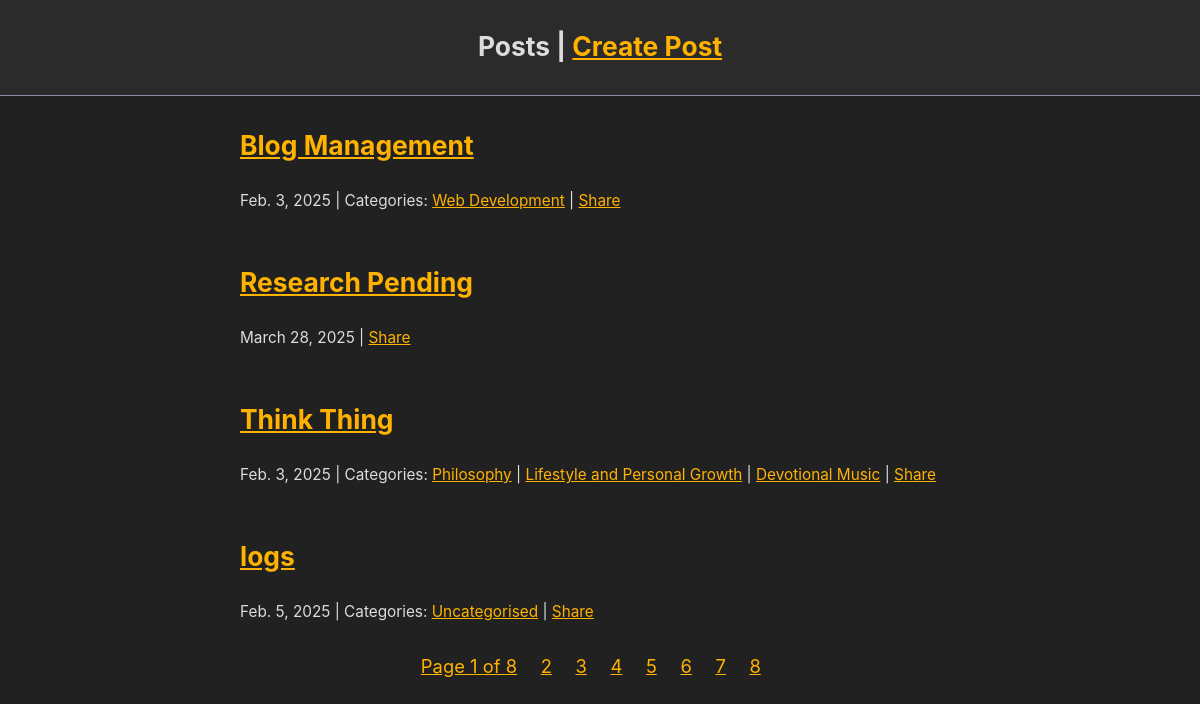
The app's page /home/ (signed in) with its own data.
### core/models.py (models this page shows, shortened)
class BlogPost(models.Model):
    title = models.CharField(max_length=255)
    body = tinymce_models.HTMLField()
    created_on = models.DateTimeField(auto_now_add=True)
    last_modified = models.DateTimeField(auto_now=True)
    categories = models.ManyToManyField("Category", related_name="blogposts", default=None)
    share_token = models.UUIDField(default=uuid.uuid4, editable=False, unique=True)
    password_protect = models.BooleanField(default=False, choices=choices, blank=True, null=True)
    require_table_of_contents = models.BooleanField(default=False, choices=choices, blank=True, null=True)
    slug = models.SlugField(blank=True, null=True, max_length=255)
    history = HistoricalRecords()
    class Meta:
        ordering = ['-last_modified']
    def get_share_url(self):
        return reverse('share', kwargs={'uuid': self.share_token})

class Category(models.Model):
    name = models.CharField(max_length=255, unique=True)
    class Meta:
        verbose_name_plural = 'Categories'

### core/views.py (the view)
# urls.py: path("home/", views.index, name='index'),
def index(request):
    pageNo = request.GET.get('n')
    posts = BlogPostService.getPosts(request.user, pageNo)
    context = {"posts": posts}
    response = render(request, 'core/index.html', context)
    return response

### core/views.py (called while the page is built)
    @staticmethod
    def getPosts(user: User, pageNo) -> list:
        if user.is_superuser:
            posts = BlogPost.objects.all()
        else:
            posts = BlogPost.objects.all().filter(password_protect=False)
        paginatorInstance = Paginator(posts, 4)
        try:
            postsPage = paginatorInstance.get_page(pageNo)
        except PageNotAnInteger:
            postsPage = paginatorInstance.get_page(1)
        except EmptyPage:
            postsPage = paginatorInstance.get_page(paginatorInstance.num_pages)
            postsPage.adjusted_elided_pages = paginatorInstance.get_elided_page_range(pageNo)
        return postsPage

### core/templates/core/index.html (shortened to what this page needs)
{% load static %}
<!DOCTYPE html>
<html lang="en">
    <head>
        <link rel="stylesheet" href="{% static 'simple.css' %}">
    </head>
    <body>
        {% block page_title %}
            <header><h3>Posts | <a href="{% url 'createBlogPost' %}">Create Post</a></h3></header>
        {% endblock %}
        <main>
        {% block post_list %}
            {% block posts %}
                {% for post in posts.object_list %}
                    <div class="post">
                        <h3><a href="{% url 'viewBlog' post.slug %}">{{ post.title }}</a></h3>
                            <small>
                                {{ post.created_on.date }} |
                                {% if post.categories.all %}
                                    Categories:
                                    {% for category in post.categories.all %}
                                        <a href="{% url 'viewBlogByCategory' category.name %}"> {{ category.name }}</a> |
                                    {% endfor %}
                                {% endif %}
                                <a href="{{ post.get_share_url }}">Share</a>
                            </small>
                    </div></br>
                {% endfor %}
            {% endblock posts %}
            <center>
                <div class="pagination">
                    {% for i in posts.paginator.page_range %}
                        {% if i == posts.number %}
                            <span><a href="?n={{posts.number}}" id="page_no">Page {{ posts.number }} of {{ posts.paginator.num_pages }}</a></span>&emsp;
                        {% else %}
                            <span><a href="?n={{i}}" id="page_no">{{i}}</a></span>&emsp;
                        {% endif %}
                    {% endfor %}
                </div>
            </center>
        {% endblock post_list %}
        </main>
    </body>
</html>

### core/static/simple.css (style rules this page uses)
:root { --sans-font: -apple-system, BlinkMacSystemFont, "Avenir Next", Avenir, "Nimbus Sans L", Roboto, "Noto Sans", "Segoe UI", Arial, Helvetica, "Helvetica Neue", sans-serif; --mono-font: Consolas, Menlo, Monaco, "Andale Mono", "Ubuntu Mono", monospace; --standard-border-radius: 5px; color-scheme: dark; --bg: #212121; --accent-bg: #2b2b2b; --text: #dcdcdc; --text-light: #ababab; --accent: #ffb300; --accent-hover: #ffe099; --accent-text: var(--bg); --code: #f06292; --preformatted: #ccc; --disabled: #111; --border: #898ea4; }
*, *::before, *::after { box-sizing: border-box; }
html { font-family: var(--sans-font); scroll-behavior: smooth; }
body { color: var(--text); background-color: var(--bg); font-size: 1.15rem; line-height: 1.5; display: grid; grid-template-columns: 1fr min(45rem, 90%) 1fr; margin: 0; }
body > * { grid-column: 2; }
body > header { background-color: var(--accent-bg); border-bottom: 1px solid var(--border); text-align: center; padding: 0 0.5rem 0.5rem 0.5rem; grid-column: 1 / -1; }
body > header > *:only-child { margin-block-start: 2rem; }
main { padding-top: 0.5rem; }
h3 { font-size: 1.65rem; }
p, h1, h2, h3, h4, h5, h6 { overflow-wrap: break-word; }
h1, h2, h3 { line-height: 1.1; }
a, a:visited { color: var(--accent); }

### core/templates/core/index.html (style rules this page uses)
.pagination { display: inline-block; }
a#page_no { tab-size: 4; }

### records on screen
BlogPost: title "Blog Management", created_on "Feb. 3, 2025"
Category: name "Web Development"
BlogPost: title "Research Pending", created_on "March 28, 2025"
BlogPost: title "Think Thing", created_on "Feb. 3, 2025"
Category: name "Philosophy"
Category: name "Lifestyle and Personal Growth"
Category: name "Devotional Music"
BlogPost: title "logs", created_on "Feb. 5, 2025"
Category: name "Uncategorised"

### other values on screen
{{ posts.number }} "1"
{{ posts.paginator.num_pages }} "8"
{{ i }} "2" "3" "4" "5" "6" "7" "8"
